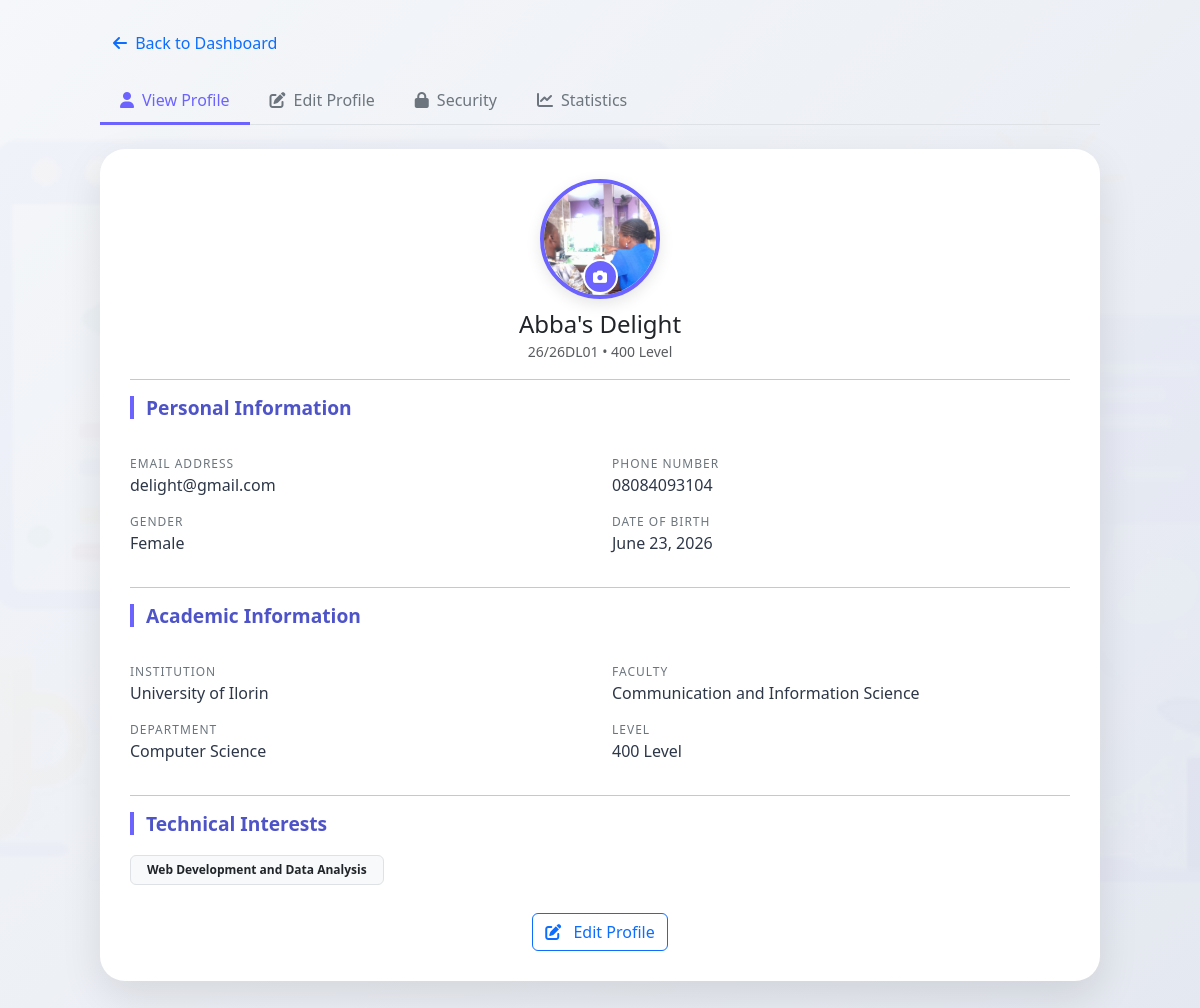
Page /root_files/profile.php (signed in) on the committed database.
### tables this page shows
CREATE TABLE `users` (
  `id` int(11) NOT NULL,
  `fullname` varchar(100) NOT NULL,
  `email` varchar(100) NOT NULL,
  `student_id` varchar(50) NOT NULL,
  `password` varchar(255) NOT NULL,
  `login_attempts` int(11) DEFAULT 0,
  `locked_until` datetime DEFAULT NULL,
  `remember_token` varchar(255) DEFAULT NULL,
  `created_at` timestamp NOT NULL DEFAULT current_timestamp(),
  `phone` varchar(20) DEFAULT NULL,
  `gender` varchar(20) DEFAULT NULL,
  `dob` date DEFAULT NULL,
  `institution` varchar(150) DEFAULT NULL,
  `faculty` varchar(150) DEFAULT NULL,
  `department` varchar(150) DEFAULT NULL,
  `level` varchar(20) DEFAULT NULL,
  `skills_interest` text DEFAULT NULL,
  `role` varchar(20) DEFAULT 'student',
  `profile_image` varchar(255) DEFAULT NULL
);

### includes/user_auth.php (called while the page is built, shortened)
<?php
function h($string) {
    return htmlspecialchars($string, ENT_QUOTES, 'UTF-8');
}
?>

### root_files/profile.php (the view, shortened to what this page needs)
<?php
include("includes/user_auth.php");
$user_id = $_SESSION['user_id'];
$stmt = mysqli_prepare($conn, "SELECT * FROM users WHERE id = ?");
mysqli_stmt_bind_param($stmt, "i", $user_id);
mysqli_stmt_execute($stmt);
$result = mysqli_stmt_get_result($stmt);
$user = mysqli_fetch_assoc($result);
?>
<!DOCTYPE html>
<html lang="en">
<head>
    <link href="assets/css/style.css" rel="stylesheet">
    <link href="https://cdn.jsdelivr.net/npm/bootstrap@5.3.0/dist/css/bootstrap.min.css" rel="stylesheet">
    <link rel="stylesheet" href="https://cdnjs.cloudflare.com/ajax/libs/font-awesome/6.5.1/css/all.min.css">
</head>
<body style="background: linear-gradient(135deg, #f5f7fa 0%, #e4e8f0 100%); min-height: 100vh;">
    <div class="container py-4">
        <div class="profile-container">
            <a href="dashboard.php" class="btn btn-link text-decoration-none mb-3">
                <i class="fas fa-arrow-left me-1"></i> Back to Dashboard
            </a>
            <ul class="nav nav-tabs mb-4" id="profileTab" role="tablist">
                <li class="nav-item" role="presentation">
                    <button class="nav-link active" id="view-tab" data-bs-toggle="tab" data-bs-target="#view" type="button" role="tab">
                        <i class="fas fa-user me-2"></i>View Profile
                    </button>
                </li>
                <li class="nav-item" role="presentation">
                    <button class="nav-link" id="edit-tab" data-bs-toggle="tab" data-bs-target="#edit" type="button" role="tab">
                        <i class="fas fa-edit me-2"></i>Edit Profile
                    </button>
                </li>
                <li class="nav-item" role="presentation">
                    <button class="nav-link" id="security-tab" data-bs-toggle="tab" data-bs-target="#security" type="button" role="tab">
                        <i class="fas fa-lock me-2"></i>Security
                    </button>
                </li>
                <li class="nav-item" role="presentation">
                    <button class="nav-link" id="stats-tab" data-bs-toggle="tab" data-bs-target="#stats" type="button" role="tab">
                        <i class="fas fa-chart-line me-2"></i>Statistics
                    </button>
                </li>
            </ul>
            <div class="tab-content">
                <div class="tab-pane fade show active" id="view" role="tabpanel">
                    <div class="profile-card">
                        <div class="text-center">
                            <div class="position-relative d-inline-block">
                                <img src="<?php echo !empty($user['profile_image']) && file_exists("uploads/profiles/" . $user['profile_image']) ? "uploads/profiles/" . $user['profile_image'] : "assets/images/devOreofe.jpg"; ?>"
                                     class="profile-avatar" id="profileImage">
                                <div class="avatar-upload">
                                    <label class="avatar-upload-btn" id="uploadBtn" style="cursor: pointer;">
                                        <i class="fas fa-camera fa-sm"></i>
                                    </label>
                                </div>
                            </div>
                            <h4 class="mt-3 mb-0"><?php echo h($user['fullname']); ?></h4>
                            <small class="text-muted">
                                <?php echo h($user['student_id']); ?> •
                                <?php echo h($user['level'] ?: 'Level not set'); ?>
                            </small>
                        </div>
                        <hr>
                        <div class="row">
                            <div class="col-12 mb-3">
                                <h6 class="section-title">Personal Information</h6>
                            </div>
                            <div class="col-md-6 mb-3">
                                <div class="info-label">Email Address</div>
                                <div class="info-value"><?php echo h($user['email']); ?></div>
                            </div>
                            <div class="col-md-6 mb-3">
                                <div class="info-label">Phone Number</div>
                                <div class="info-value"><?php echo h($user['phone']) ?: '<span class="text-muted">Not provided</span>'; ?></div>
                            </div>
                            <div class="col-md-6 mb-3">
                                <div class="info-label">Gender</div>
                                <div class="info-value"><?php echo h($user['gender']) ?: '<span class="text-muted">Not specified</span>'; ?></div>
                            </div>
                            <div class="col-md-6 mb-3">
                                <div class="info-label">Date of Birth</div>
                                <div class="info-value"><?php echo $user['dob'] ? date('F j, Y', strtotime($user['dob'])) : '<span class="text-muted">Not provided</span>'; ?></div>
                            </div>
                        </div>
                        <hr>
                        <div class="row">
                            <div class="col-12 mb-3">
                                <h6 class="section-title">Academic Information</h6>
                            </div>
                            <div class="col-md-6 mb-3">
                                <div class="info-label">Institution</div>
                                <div class="info-value"><?php echo h($user['institution']) ?: '<span class="text-muted">Not provided</span>'; ?></div>
                            </div>
                            <div class="col-md-6 mb-3">
                                <div class="info-label">Faculty</div>
                                <div class="info-value"><?php echo h($user['faculty']) ?: '<span class="text-muted">Not provided</span>'; ?></div>
                            </div>
                            <div class="col-md-6 mb-3">
                                <div class="info-label">Department</div>
                                <div class="info-value"><?php echo h($user['department']) ?: '<span class="text-muted">Not provided</span>'; ?></div>
                            </div>
                            <div class="col-md-6 mb-3">
                                <div class="info-label">Level</div>
                                <div class="info-value"><?php echo h($user['level']) ?: '<span class="text-muted">Not set</span>'; ?></div>
                            </div>
                        </div>
                        <hr>
                        <div class="mb-3">
                            <h6 class="section-title">Technical Interests</h6>
                            <div class="info-value">
                                <?php
                                $skills = explode(',', $user['skills_interest'] ?? '');
                                if(!empty($user['skills_interest'])):
                                    foreach($skills as $skill):
                                        $skill = trim($skill);
                                        if($skill):
                                ?>
                                    <span class="badge bg-light text-dark border me-1 mb-1 py-2 px-3"><?php echo h($skill); ?></span>
                                <?php
                                        endif;
                                    endforeach;
                                else:
                                    echo '<span class="text-muted">No skills added yet</span>';
                                endif;
                                ?>
                            </div>
                        </div>
                        <div class="text-center mt-4">
                            <button class="btn btn-outline-primary" onclick="document.getElementById('edit-tab').click()">
                                <i class="fas fa-edit me-2"></i> Edit Profile
                            </button>
                        </div>
                    </div>
                </div>
            </div>
        </div>
    </div>
</body>
</html>

### assets/css/style.css (style rules this page uses)
* { margin:0; padding:0; box-sizing:border-box; }
body { font-family:'Poppins',sans-serif; background:#f4f7fb; color:#1e293b; overflow-x:hidden; }
body::before { content:""; position:fixed; inset:0; background:url('../images/tech.png'); background-size:cover; background-position:center; opacity:0.03; z-index:-1; }
.profile-avatar { width:140px; height:140px; border-radius:50%; object-fit:cover; border:5px solid #6a11cb; box-shadow:0 10px 25px rgba(0,0,0,.2); }

### root_files/profile.php (style rules this page uses)
.profile-container { max-width: 1000px; margin: 0 auto; }
.profile-card { background: white; border-radius: 25px; padding: 30px; box-shadow: 0 15px 40px rgba(0,0,0,0.1); margin-bottom: 30px; }
.profile-avatar { width: 120px; height: 120px; border-radius: 50%; object-fit: cover; border: 4px solid #6c63ff; box-shadow: 0 5px 15px rgba(0,0,0,0.1); }
.avatar-upload { position: relative; margin-top: -40px; }
.avatar-upload-btn { background: #6c63ff; color: white; border-radius: 50%; width: 35px; height: 35px; display: inline-flex; align-items: center; justify-content: center; cursor: pointer; border: 2px solid white; }
.info-label { font-size: 0.75rem; text-transform: uppercase; letter-spacing: 1px; color: #6c757d; }
.info-value { font-size: 1rem; font-weight: 500; color: #2d3748; word-break: break-word; }
.section-title { font-size: 1.2rem; font-weight: 600; color: #4e54c8; border-left: 4px solid #6c63ff; padding-left: 12px; margin-bottom: 20px; }
.nav-tabs .nav-link { border: none; color: #6c757d; font-weight: 500; padding: 10px 20px; }
.nav-tabs .nav-link.active { color: #6c63ff; border-bottom: 3px solid #6c63ff; background: transparent; }

### rows in the picture
users: fullname "Abba's Delight", student "26/26DL01", level "400 Level", email "delight@gmail.com", phone "08084093104", gender "Female", dob "June 23, 2026", institution "University of Ilorin", faculty "Communication and Information Science", department "Computer Science", skills_interest "Web Development and Data Analysis"
